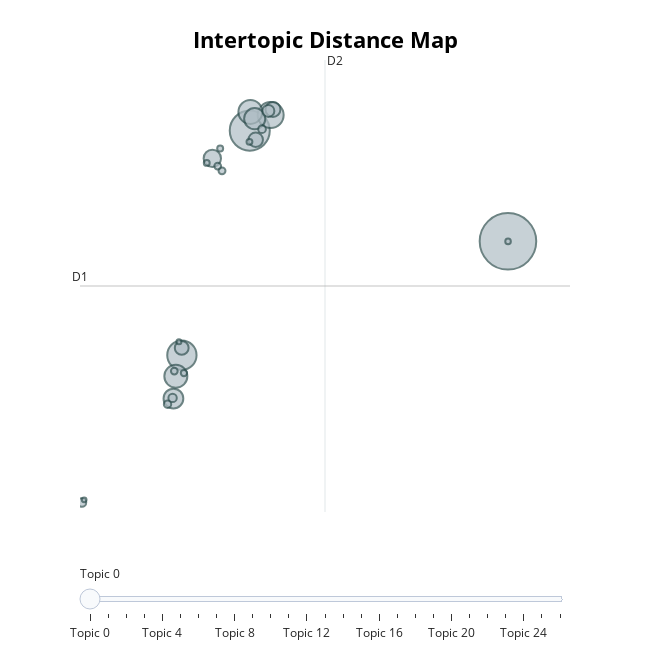

The notebook cell this image was saved under:
### Code cell
topic_model.visualize_topics()

### Figure 1 — Plotly figure (JSON) as saved in the notebook; plotly's stock layout.template omitted (floating-point values rounded to 4 significant figures)
{"data": [{"customdata": [[0, "Slip and fall incidents", 14299], [1, "Food-related injuries", 7167], [2, "Water Damage Issues", 3836], [3, "Gas pump incidents", 3026], [4, "Vehicle collision incidents", 2563], [5, "Delivery damage complaints", 2364], [6, "Vehicle collision incidents", 1998], [7, "Legal claims and representation", 1746], [8, "Security incident reports", 1347], [9, "Candle safety issues", 1001], [10, "Road incident liability", 936], [11, "Roof wind damage", 856], [12, "Catalytic converter theft", 646], [13, "Medication mistakes", 328], [14, "Paragard IUD Injury", 314], [15, "Vehicle accident reports", 265], [16, "Gastric illness claims", 243], [17, "Setup request issues", 217], [18, "Unknown issues", 205], [19, "Elmiron vision injuries", 203], [20, "Collision damage claims", 176], [21, "Legal case updates", 159], [22, "CPAP recall issues", 154], [23, "COVID-19 positive cases", 154], [24, "Slip and Fall Incidents", 139], [25, "Property Damage from Excavation", 113], [26, "Drug dependence claims", 101]], "hovertemplate": "<b>Topic %{customdata[0]}</b><br>%{customdata[1]}<br>Size: %{customdata[2]}", "legendgroup": "", "marker": {"color": "#B0BEC5", "line": {"color": "DarkSlateGrey", "width": 2}, "size": [14299, 7167, 3836, 3026, 2563, 2364, 1998, 1746, 1347, 1001, 936, 856, 646, 328, 314, 265, 243, 217, 205, 203, 176, 159, 154, 154, 139, 113, 101], "sizemode": "area", "sizeref": 8.937, "symbol": "circle"}, "mode": "markers", "name": "", "orientation": "v", "showlegend": false, "type": "scatter", "x": [21.13, 7.917, 4.444, 8.985, 7.948, 4.135, 8.169, 4.011, 6.001, 9.102, 8.221, 4.434, 8.868, -0.6694, 3.968, 8.545, 3.709, 6.496, 6.276, 4.055, 4.548, 6.403, 5.716, 7.901, 21.13, 4.293, -0.5571], "xaxis": "x", "y": [8.516, 13.29, 3.61, 13.96, 14.1, 2.701, 13.8, 1.739, 12.09, 14.2, 12.9, 3.921, 14.14, -2.741, 1.768, 13.35, 1.493, 11.55, 11.76, 2.925, 2.839, 12.51, 11.9, 12.8, 8.514, 4.184, -2.629], "yaxis": "y"}], "layout": {"annotations": [{"showarrow": false, "text": "D1", "x": -0.7698, "y": 6.591, "yshift": 10}, {"showarrow": false, "text": "D2", "x": 11.77, "xshift": 10, "y": 16.33}], "height": 650, "hoverlabel": {"bgcolor": "white", "font": {"family": "Rockwell", "size": 16}}, "legend": {"itemsizing": "constant", "tracegroupgap": 0}, "margin": {"t": 60}, "shapes": [{"line": {"color": "#CFD8DC", "width": 2}, "type": "line", "x0": 11.77, "x1": 11.77, "y0": -3.152, "y1": 16.33}, {"line": {"color": "#9E9E9E", "width": 2}, "type": "line", "x0": -0.7698, "x1": 24.3, "y0": 6.591, "y1": 6.591}], "sliders": [{"active": 0, "pad": {"t": 50}, "steps": [{"args": [{"marker.color": [["red", "#B0BEC5", "#B0BEC5", "#B0BEC5", "#B0BEC5", "#B0BEC5", "#B0BEC5", "#B0BEC5", "#B0BEC5", "#B0BEC5", "#B0BEC5", "#B0BEC5", "#B0BEC5", "#B0BEC5", "#B0BEC5", "#B0BEC5", "#B0BEC5", "#B0BEC5", "#B0BEC5", "#B0BEC5", "#B0BEC5", "#B0BEC5", "#B0BEC5", "#B0BEC5", "#B0BEC5", "#B0BEC5", "#B0BEC5"]]}], "label": "Topic 0", "method": "update"}, {"args": [{"marker.color": [["#B0BEC5", "red", "#B0BEC5", "#B0BEC5", "#B0BEC5", "#B0BEC5", "#B0BEC5", "#B0BEC5", "#B0BEC5", "#B0BEC5", "#B0BEC5", "#B0BEC5", "#B0BEC5", "#B0BEC5", "#B0BEC5", "#B0BEC5", "#B0BEC5", "#B0BEC5", "#B0BEC5", "#B0BEC5", "#B0BEC5", "#B0BEC5", "#B0BEC5", "#B0BEC5", "#B0BEC5", "#B0BEC5", "#B0BEC5"]]}], "label": "Topic 1", "method": "update"}, {"args": [{"marker.color": [["#B0BEC5", "#B0BEC5", "red", "#B0BEC5", "#B0BEC5", "#B0BEC5", "#B0BEC5", "#B0BEC5", "#B0BEC5", "#B0BEC5", "#B0BEC5", "#B0BEC5", "#B0BEC5", "#B0BEC5", "#B0BEC5", "#B0BEC5", "#B0BEC5", "#B0BEC5", "#B0BEC5", "#B0BEC5", "#B0BEC5", "#B0BEC5", "#B0BEC5", "#B0BEC5", "#B0BEC5", "#B0BEC5", "#B0BEC5"]]}], "label": "Topic 2", "method": "update"}, {"args": [{"marker.color": [["#B0BEC5", "#B0BEC5", "#B0BEC5", "red", "#B0BEC5", "#B0BEC5", "#B0BEC5", "#B0BEC5", "#B0BEC5", "#B0BEC5", "#B0BEC5", "#B0BEC5", "#B0BEC5", "#B0BEC5", "#B0BEC5", "#B0BEC5", "#B0BEC5", "#B0BEC5", "#B0BEC5", "#B0BEC5", "#B0BEC5", "#B0BEC5", "#B0BEC5", "#B0BEC5", "#B0BEC5", "#B0BEC5", "#B0BEC5"]]}], "label": "Topic 3", "method": "update"}, {"args": [{"marker.color": [["#B0BEC5", "#B0BEC5", "#B0BEC5", "#B0BEC5", "red", "#B0BEC5", "#B0BEC5", "#B0BEC5", "#B0BEC5", "#B0BEC5", "#B0BEC5", "#B0BEC5", "#B0BEC5", "#B0BEC5", "#B0BEC5", "#B0BEC5", "#B0BEC5", "#B0BEC5", "#B0BEC5", "#B0BEC5", "#B0BEC5", "#B0BEC5", "#B0BEC5", "#B0BEC5", "#B0BEC5", "#B0BEC5", "#B0BEC5"]]}], "label": "Topic 4", "method": "update"}, {"args": [{"marker.color": [["#B0BEC5", "#B0BEC5", "#B0BEC5", "#B0BEC5", "#B0BEC5", "red", "#B0BEC5", "#B0BEC5", "#B0BEC5", "#B0BEC5", "#B0BEC5", "#B0BEC5", "#B0BEC5", "#B0BEC5", "#B0BEC5", "#B0BEC5", "#B0BEC5", "#B0BEC5", "#B0BEC5", "#B0BEC5", "#B0BEC5", "#B0BEC5", "#B0BEC5", "#B0BEC5", "#B0BEC5", "#B0BEC5", "#B0BEC5"]]}], "label": "Topic 5", "method": "update"}, {"args": [{"marker.color": [["#B0BEC5", "#B0BEC5", "#B0BEC5", "#B0BEC5", "#B0BEC5", "#B0BEC5", "red", "#B0BEC5", "#B0BEC5", "#B0BEC5", "#B0BEC5", "#B0BEC5", "#B0BEC5", "#B0BEC5", "#B0BEC5", "#B0BEC5", "#B0BEC5", "#B0BEC5", "#B0BEC5", "#B0BEC5", "#B0BEC5", "#B0BEC5", "#B0BEC5", "#B0BEC5", "#B0BEC5", "#B0BEC5", "#B0BEC5"]]}], "label": "Topic 6", "method": "update"}, {"args": [{"marker.color": [["#B0BEC5", "#B0BEC5", "#B0BEC5", "#B0BEC5", "#B0BEC5", "#B0BEC5", "#B0BEC5", "red", "#B0BEC5", "#B0BEC5", "#B0BEC5", "#B0BEC5", "#B0BEC5", "#B0BEC5", "#B0BEC5", "#B0BEC5", "#B0BEC5", "#B0BEC5", "#B0BEC5", "#B0BEC5", "#B0BEC5", "#B0BEC5", "#B0BEC5", "#B0BEC5", "#B0BEC5", "#B0BEC5", "#B0BEC5"]]}], "label": "Topic 7", "method": "update"}, {"args": [{"marker.color": [["#B0BEC5", "#B0BEC5", "#B0BEC5", "#B0BEC5", "#B0BEC5", "#B0BEC5", "#B0BEC5", "#B0BEC5", "red", "#B0BEC5", "#B0BEC5", "#B0BEC5", "#B0BEC5", "#B0BEC5", "#B0BEC5", "#B0BEC5", "#B0BEC5", "#B0BEC5", "#B0BEC5", "#B0BEC5", "#B0BEC5", "#B0BEC5", "#B0BEC5", "#B0BEC5", "#B0BEC5", "#B0BEC5", "#B0BEC5"]]}], "label": "Topic 8", "method": "update"}, {"args": [{"marker.color": [["#B0BEC5", "#B0BEC5", "#B0BEC5", "#B0BEC5", "#B0BEC5", "#B0BEC5", "#B0BEC5", "#B0BEC5", "#B0BEC5", "red", "#B0BEC5", "#B0BEC5", "#B0BEC5", "#B0BEC5", "#B0BEC5", "#B0BEC5", "#B0BEC5", "#B0BEC5", "#B0BEC5", "#B0BEC5", "#B0BEC5", "#B0BEC5", "#B0BEC5", "#B0BEC5", "#B0BEC5", "#B0BEC5", "#B0BEC5"]]}], "label": "Topic 9", "method": "update"}, {"args": [{"marker.color": [["#B0BEC5", "#B0BEC5", "#B0BEC5", "#B0BEC5", "#B0BEC5", "#B0BEC5", "#B0BEC5", "#B0BEC5", "#B0BEC5", "#B0BEC5", "red", "#B0BEC5", "#B0BEC5", "#B0BEC5", "#B0BEC5", "#B0BEC5", "#B0BEC5", "#B0BEC5", "#B0BEC5", "#B0BEC5", "#B0BEC5", "#B0BEC5", "#B0BEC5", "#B0BEC5", "#B0BEC5", "#B0BEC5", "#B0BEC5"]]}], "label": "Topic 10", "method": "update"}, {"args": [{"marker.color": [["#B0BEC5", "#B0BEC5", "#B0BEC5", "#B0BEC5", "#B0BEC5", "#B0BEC5", "#B0BEC5", "#B0BEC5", "#B0BEC5", "#B0BEC5", "#B0BEC5", "red", "#B0BEC5", "#B0BEC5", "#B0BEC5", "#B0BEC5", "#B0BEC5", "#B0BEC5", "#B0BEC5", "#B0BEC5", "#B0BEC5", "#B0BEC5", "#B0BEC5", "#B0BEC5", "#B0BEC5", "#B0BEC5", "#B0BEC5"]]}], "label": "Topic 11", "method": "update"}, {"args": [{"marker.color": [["#B0BEC5", "#B0BEC5", "#B0BEC5", "#B0BEC5", "#B0BEC5", "#B0BEC5", "#B0BEC5", "#B0BEC5", "#B0BEC5", "#B0BEC5", "#B0BEC5", "#B0BEC5", "red", "#B0BEC5", "#B0BEC5", "#B0BEC5", "#B0BEC5", "#B0BEC5", "#B0BEC5", "#B0BEC5", "#B0BEC5", "#B0BEC5", "#B0BEC5", "#B0BEC5", "#B0BEC5", "#B0BEC5", "#B0BEC5"]]}], "label": "Topic 12", "method": "update"}, {"args": [{"marker.color": [["#B0BEC5", "#B0BEC5", "#B0BEC5", "#B0BEC5", "#B0BEC5", "#B0BEC5", "#B0BEC5", "#B0BEC5", "#B0BEC5", "#B0BEC5", "#B0BEC5", "#B0BEC5", "#B0BEC5", "red", "#B0BEC5", "#B0BEC5", "#B0BEC5", "#B0BEC5", "#B0BEC5", "#B0BEC5", "#B0BEC5", "#B0BEC5", "#B0BEC5", "#B0BEC5", "#B0BEC5", "#B0BEC5", "#B0BEC5"]]}], "label": "Topic 13", "method": "update"}, {"args": [{"marker.color": [["#B0BEC5", "#B0BEC5", "#B0BEC5", "#B0BEC5", "#B0BEC5", "#B0BEC5", "#B0BEC5", "#B0BEC5", "#B0BEC5", "#B0BEC5", "#B0BEC5", "#B0BEC5", "#B0BEC5", "#B0BEC5", "red", "#B0BEC5", "#B0BEC5", "#B0BEC5", "#B0BEC5", "#B0BEC5", "#B0BEC5", "#B0BEC5", "#B0BEC5", "#B0BEC5", "#B0BEC5", "#B0BEC5", "#B0BEC5"]]}], "label": "Topic 14", "method": "update"}, {"args": [{"marker.color": [["#B0BEC5", "#B0BEC5", "#B0BEC5", "#B0BEC5", "#B0BEC5", "#B0BEC5", "#B0BEC5", "#B0BEC5", "#B0BEC5", "#B0BEC5", "#B0BEC5", "#B0BEC5", "#B0BEC5", "#B0BEC5", "#B0BEC5", "red", "#B0BEC5", "#B0BEC5", "#B0BEC5", "#B0BEC5", "#B0BEC5", "#B0BEC5", "#B0BEC5", "#B0BEC5", "#B0BEC5", "#B0BEC5", "#B0BEC5"]]}], "label": "Topic 15", "method": "update"}, {"args": [{"marker.color": [["#B0BEC5", "#B0BEC5", "#B0BEC5", "#B0BEC5", "#B0BEC5", "#B0BEC5", "#B0BEC5", "#B0BEC5", "#B0BEC5", "#B0BEC5", "#B0BEC5", "#B0BEC5", "#B0BEC5", "#B0BEC5", "#B0BEC5", "#B0BEC5", "red", "#B0BEC5", "#B0BEC5", "#B0BEC5", "#B0BEC5", "#B0BEC5", "#B0BEC5", "#B0BEC5", "#B0BEC5", "#B0BEC5", "#B0BEC5"]]}], "label": "Topic 16", "method": "update"}, {"args": [{"marker.color": [["#B0BEC5", "#B0BEC5", "#B0BEC5", "#B0BEC5", "#B0BEC5", "#B0BEC5", "#B0BEC5", "#B0BEC5", "#B0BEC5", "#B0BEC5", "#B0BEC5", "#B0BEC5", "#B0BEC5", "#B0BEC5", "#B0BEC5", "#B0BEC5", "#B0BEC5", "red", "#B0BEC5", "#B0BEC5", "#B0BEC5", "#B0BEC5", "#B0BEC5", "#B0BEC5", "#B0BEC5", "#B0BEC5", "#B0BEC5"]]}], "label": "Topic 17", "method": "update"}, {"args": [{"marker.color": [["#B0BEC5", "#B0BEC5", "#B0BEC5", "#B0BEC5", "#B0BEC5", "#B0BEC5", "#B0BEC5", "#B0BEC5", "#B0BEC5", "#B0BEC5", "#B0BEC5", "#B0BEC5", "#B0BEC5", "#B0BEC5", "#B0BEC5", "#B0BEC5", "#B0BEC5", "#B0BEC5", "red", "#B0BEC5", "#B0BEC5", "#B0BEC5", "#B0BEC5", "#B0BEC5", "#B0BEC5", "#B0BEC5", "#B0BEC5"]]}], "label": "Topic 18", "method": "update"}, {"args": [{"marker.color": [["#B0BEC5", "#B0BEC5", "#B0BEC5", "#B0BEC5", "#B0BEC5", "#B0BEC5", "#B0BEC5", "#B0BEC5", "#B0BEC5", "#B0BEC5", "#B0BEC5", "#B0BEC5", "#B0BEC5", "#B0BEC5", "#B0BEC5", "#B0BEC5", "#B0BEC5", "#B0BEC5", "#B0BEC5", "red", "#B0BEC5", "#B0BEC5", "#B0BEC5", "#B0BEC5", "#B0BEC5", "#B0BEC5", "#B0BEC5"]]}], "label": "Topic 19", "method": "update"}, {"args": [{"marker.color": [["#B0BEC5", "#B0BEC5", "#B0BEC5", "#B0BEC5", "#B0BEC5", "#B0BEC5", "#B0BEC5", "#B0BEC5", "#B0BEC5", "#B0BEC5", "#B0BEC5", "#B0BEC5", "#B0BEC5", "#B0BEC5", "#B0BEC5", "#B0BEC5", "#B0BEC5", "#B0BEC5", "#B0BEC5", "#B0BEC5", "red", "#B0BEC5", "#B0BEC5", "#B0BEC5", "#B0BEC5", "#B0BEC5", "#B0BEC5"]]}], "label": "Topic 20", "method": "update"}, {"args": [{"marker.color": [["#B0BEC5", "#B0BEC5", "#B0BEC5", "#B0BEC5", "#B0BEC5", "#B0BEC5", "#B0BEC5", "#B0BEC5", "#B0BEC5", "#B0BEC5", "#B0BEC5", "#B0BEC5", "#B0BEC5", "#B0BEC5", "#B0BEC5", "#B0BEC5", "#B0BEC5", "#B0BEC5", "#B0BEC5", "#B0BEC5", "#B0BEC5", "red", "#B0BEC5", "#B0BEC5", "#B0BEC5", "#B0BEC5", "#B0BEC5"]]}], "label": "Topic 21", "method": "update"}, {"args": [{"marker.color": [["#B0BEC5", "#B0BEC5", "#B0BEC5", "#B0BEC5", "#B0BEC5", "#B0BEC5", "#B0BEC5", "#B0BEC5", "#B0BEC5", "#B0BEC5", "#B0BEC5", "#B0BEC5", "#B0BEC5", "#B0BEC5", "#B0BEC5", "#B0BEC5", "#B0BEC5", "#B0BEC5", "#B0BEC5", "#B0BEC5", "#B0BEC5", "#B0BEC5", "red", "#B0BEC5", "#B0BEC5", "#B0BEC5", "#B0BEC5"]]}], "label": "Topic 22", "method": "update"}, {"args": [{"marker.color": [["#B0BEC5", "#B0BEC5", "#B0BEC5", "#B0BEC5", "#B0BEC5", "#B0BEC5", "#B0BEC5", "#B0BEC5", "#B0BEC5", "#B0BEC5", "#B0BEC5", "#B0BEC5", "#B0BEC5", "#B0BEC5", "#B0BEC5", "#B0BEC5", "#B0BEC5", "#B0BEC5", "#B0BEC5", "#B0BEC5", "#B0BEC5", "#B0BEC5", "#B0BEC5", "red", "#B0BEC5", "#B0BEC5", "#B0BEC5"]]}], "label": "Topic 23", "method": "update"}, {"args": [{"marker.color": [["#B0BEC5", "#B0BEC5", "#B0BEC5", "#B0BEC5", "#B0BEC5", "#B0BEC5", "#B0BEC5", "#B0BEC5", "#B0BEC5", "#B0BEC5", "#B0BEC5", "#B0BEC5", "#B0BEC5", "#B0BEC5", "#B0BEC5", "#B0BEC5", "#B0BEC5", "#B0BEC5", "#B0BEC5", "#B0BEC5", "#B0BEC5", "#B0BEC5", "#B0BEC5", "#B0BEC5", "red", "#B0BEC5", "#B0BEC5"]]}], "label": "Topic 24", "method": "update"}, {"args": [{"marker.color": [["#B0BEC5", "#B0BEC5", "#B0BEC5", "#B0BEC5", "#B0BEC5", "#B0BEC5", "#B0BEC5", "#B0BEC5", "#B0BEC5", "#B0BEC5", "#B0BEC5", "#B0BEC5", "#B0BEC5", "#B0BEC5", "#B0BEC5", "#B0BEC5", "#B0BEC5", "#B0BEC5", "#B0BEC5", "#B0BEC5", "#B0BEC5", "#B0BEC5", "#B0BEC5", "#B0BEC5", "#B0BEC5", "red", "#B0BEC5"]]}], "label": "Topic 25", "method": "update"}, {"args": [{"marker.color": [["#B0BEC5", "#B0BEC5", "#B0BEC5", "#B0BEC5", "#B0BEC5", "#B0BEC5", "#B0BEC5", "#B0BEC5", "#B0BEC5", "#B0BEC5", "#B0BEC5", "#B0BEC5", "#B0BEC5", "#B0BEC5", "#B0BEC5", "#B0BEC5", "#B0BEC5", "#B0BEC5", "#B0BEC5", "#B0BEC5", "#B0BEC5", "#B0BEC5", "#B0BEC5", "#B0BEC5", "#B0BEC5", "#B0BEC5", "red"]]}], "label": "Topic 26", "method": "update"}]}], "title": {"font": {"color": "Black", "size": 22}, "text": "<b>Intertopic Distance Map</b>", "x": 0.5, "xanchor": "center", "y": 0.95, "yanchor": "top"}, "width": 650, "xaxis": {"anchor": "y", "domain": [0, 1], "range": [-0.7698, 24.3], "title": {"text": ""}, "visible": false}, "yaxis": {"anchor": "x", "domain": [0, 1], "range": [-3.152, 16.33], "title": {"text": ""}, "visible": false}}}
